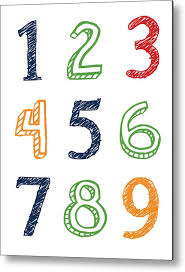
#> input picture download.jpg, 185 x 272 px
$ jupyter execute --allow-errors code.ipynb
#> lines starting #> are read from the running program, lines starting #| are printed output that depends on the picture; after the words box and inside, x2 and y2 are one past the last pixel; in counts of white or black regions, pixels touching at a corner belong together
[cell 1]
import cv2
import pytesseract as pt
import numpy as np
from PIL import Image
from pytesseract import Output
import re

[cell 2]
image= cv2.imread('download.jpg')
#> image is the input picture: shape (272, 185, 3); mean B, G, R 221.2, 227.3, 228.9

[cell 3]
#defining all preprocessing and we will use them according to our image
# get grayscale image
def get_grayscale(image):
    return cv2.cvtColor(image, cv2.COLOR_BGR2GRAY)
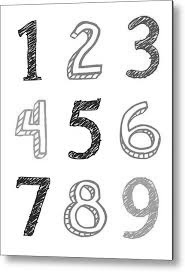
#> returned value: shape (272, 185); min 1, max 255, mean 227.1

# noise removal
def remove_noise(image):
    return cv2.medianBlur(image,5)

#thresholding
def thresholding(image):
    return cv2.threshold(image, 0, 255, cv2.THRESH_BINARY + cv2.THRESH_OTSU)[1]
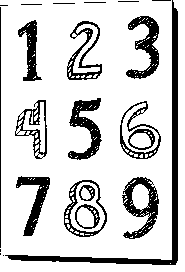
#> returned value: shape (272, 185); 81.1% white; 23 black regions (5 under 20 px), largest, box (x1, y1, x2, y2) and area: (5, 0, 178, 265) 2399, (122, 177, 159, 239) 961, (68, 98, 102, 160) 911

#dilation
def dilate(image):
    kernel = np.ones((5,5),np.uint8)
    return cv2.dilate(image, kernel, iterations = 1)

#erosion
def erode(image):
    kernel = np.ones((5,5),np.uint8)
    return cv2.erode(image, kernel, iterations = 1)

#opening - erosion followed by dilation
def opening(image):
    kernel = np.ones((5,5),np.uint8)
    return cv2.morphologyEx(image, cv2.MORPH_OPEN, kernel)

#canny edge detection
def canny(image):
    return cv2.Canny(image, 100, 200)
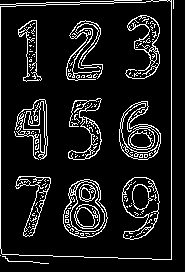
#> returned value: shape (272, 185); 10.9% white in thin lines or dots


#template matching
def match_template(image, template):
    return cv2.matchTemplate(image, template, cv2.TM_CCOEFF_NORMED)
